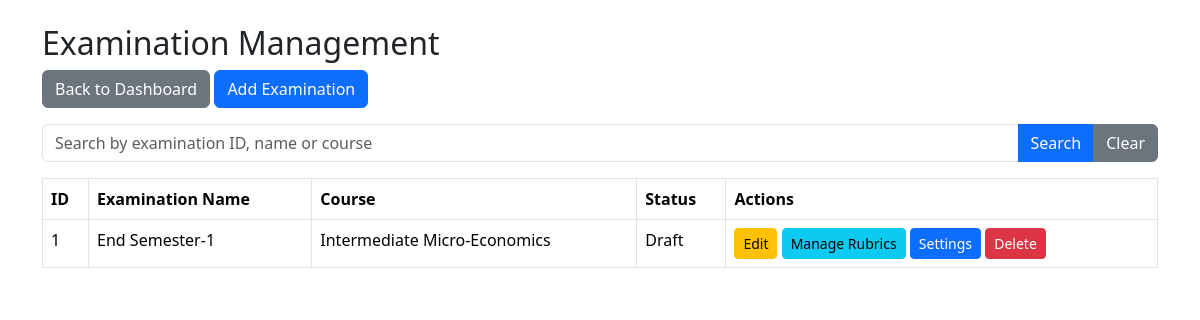
Page /examinations (signed in) on the earlier database version.
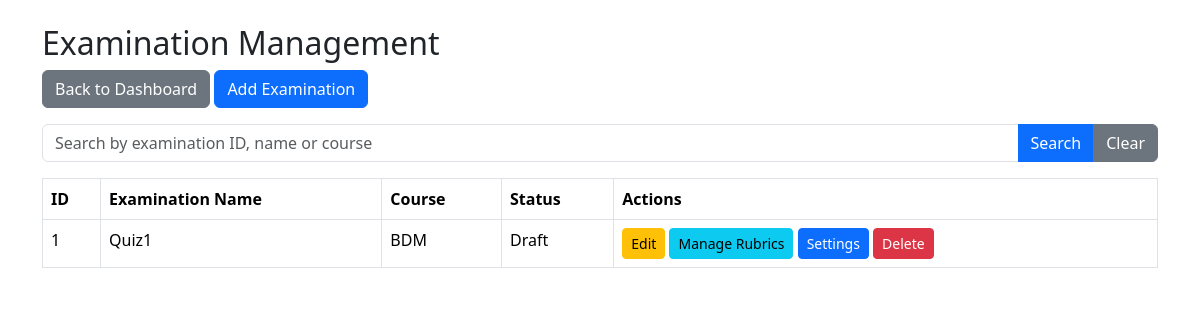
Same page on the later database version.
### models.py (models this page shows, shortened)
class Examination(db.Model):
    id = db.Column(db.Integer, primary_key=True)
    name = db.Column(db.String(100), nullable=False)
    course_id = db.Column(
        db.Integer, db.ForeignKey("course.id"), nullable=False
    )
    status = db.Column(db.String(30), default="Draft")
    slot_creation_start = db.Column(db.String(30))
    slot_creation_end = db.Column(db.String(30))
    slot_creation_open = db.Column(db.Boolean, default=False)
    booking_open = db.Column(db.Boolean, default=False)
    booking_start = db.Column(db.String(30))
    booking_end = db.Column(db.String(30))
    course = db.relationship("Course", backref="examinations")

class Course(db.Model):
    id = db.Column(db.Integer, primary_key=True)
    name = db.Column(db.String(100), nullable=False)
    description = db.Column(db.String(500))

### app.py (the view, shortened to what this page needs)
@app.route("/examinations")
@role_required("Admin")
def examinations():
    search = request.args.get("search", "").strip().lower()
    all_examinations = Examination.query.all()
    return render_template(
        "examinations.html",
        examinations=all_examinations,
        search=search
    )

### app.py (called while the page is built)
def role_required(required_role):
    def decorator(function):
        @wraps(function)
        def wrapper(*args, **kwargs):
            if "user_id" not in session:
                return redirect(url_for("login"))
            user = User.query.get(session["user_id"])
            if not user.is_active:
                session.clear()
                return redirect(url_for("login"))
            if user is None:
                session.clear()
                return redirect(url_for("login"))
            if user.role != required_role:
                abort(403)
            if user.role == "Examiner" and not user.is_approved:
                session.clear()
                return redirect(url_for("login"))
            return function(*args, **kwargs)
        return wrapper
    return decorator

### templates/examinations.html (shortened to what this page needs)
<!DOCTYPE html>
<html>
<head>
    <link href="https://cdn.jsdelivr.net/npm/bootstrap@5.3.3/dist/css/bootstrap.min.css"
          rel="stylesheet">
</head>
<body>
<div class="container mt-4">
    <h2>Examination Management</h2>
    <a href="{{ url_for('admin_dashboard') }}"
       class="btn btn-secondary mb-3">
        Back to Dashboard
    </a>
    <a href="{{ url_for('add_examination') }}"
       class="btn btn-primary mb-3">
        Add Examination
    </a>
    <form method="GET" class="mb-3">
        <div class="input-group">
            <input type="text"
                   name="search"
                   class="form-control"
                   placeholder="Search by examination ID, name or course"
                   value="{{ search }}">
            <button type="submit" class="btn btn-primary">
                Search
            </button>
            <a href="{{ url_for('examinations') }}"
               class="btn btn-secondary">
                Clear
            </a>
        </div>
    </form>
    <table class="table table-bordered">
        <thead>
            <tr>
                <th>ID</th>
                <th>Examination Name</th>
                <th>Course</th>
                <th>Status</th>
                <th>Actions</th>
            </tr>
        </thead>
        <tbody>
            {% for examination in examinations %}
            <tr>
                <td>{{ examination.id }}</td>
                <td>{{ examination.name }}</td>
                <td>{{ examination.course.name }}</td>
                <td>{{ examination.status }}</td>
                <td>
                    <a href="{{ url_for('edit_examination',
                                        examination_id=examination.id) }}"
                       class="btn btn-warning btn-sm">
                        Edit
                    </a>
                    <a href="{{ url_for('manage_rubrics',
                                        examination_id=examination.id) }}"
                       class="btn btn-info btn-sm">
                        Manage Rubrics
                    </a>
                    <a href="{{ url_for('examination_settings',
                                        examination_id=examination.id) }}"
                       class="btn btn-primary btn-sm">
                        Settings
                    </a>
                    <form action="{{ url_for('delete_examination',
                                             examination_id=examination.id) }}"
                          method="POST"
                          style="display:inline;">
                        <button type="submit"
                                class="btn btn-danger btn-sm">
                            Delete
                        </button>
                    </form>
                </td>
            </tr>
            {% else %}
            <tr>
                <td colspan="5" class="text-center">
                    No examinations found.
                </td>
            </tr>
            {% endfor %}
        </tbody>
    </table>
</div>
</body>
</html>

Differences in the rows shown:
changed Examination "Draft": name "End Semester-1" → "Quiz1"; course.name "Intermediate Micro-Economics" → "BDM"
